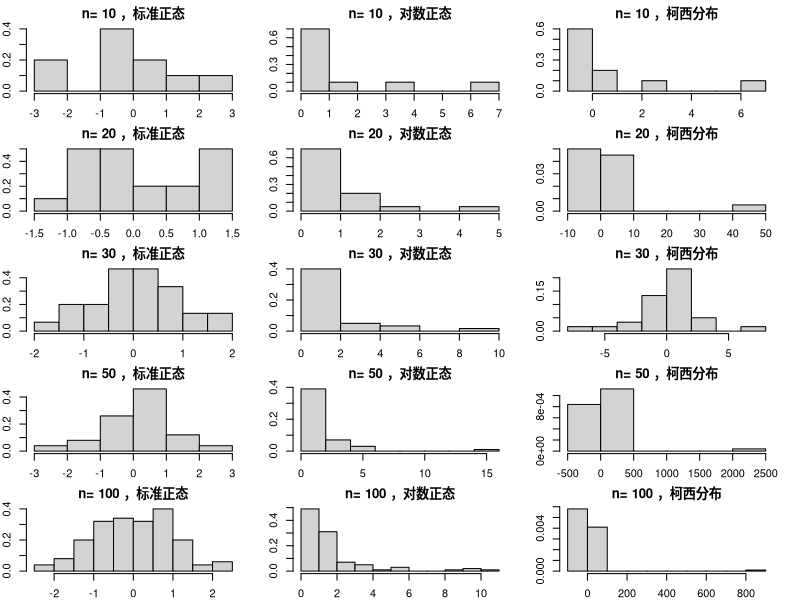
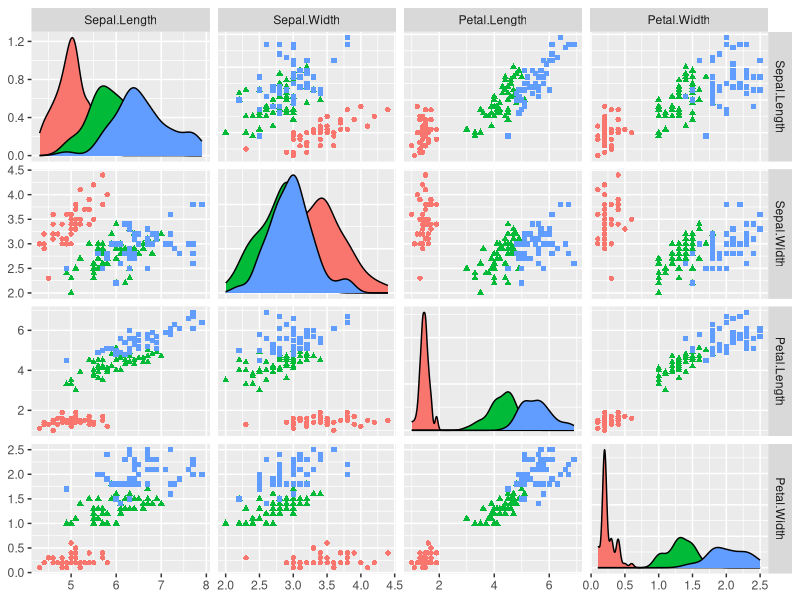

Reproduce these figures in R, in order.
## ---- chunk 1
library(tidyverse)
library(GGally)
set.seed(1024)
## ---- chunk 2
opar <- par(no.readonly = TRUE)
par(mfrow=c(5,3))
par(mar=rep(2,4)) #第一种
n=c(10, 20, 30, 50, 100)
for(i in seq_along(n))
{
  hist(rnorm(n[[i]]),freq = FALSE,main = paste("n=",n[[i]],"，标准正态"))
  hist(exp(rnorm(n[[i]])),freq = FALSE,main = paste("n=",n[[i]],"，对数正态"))
  hist(rcauchy(n[[i]]),freq = FALSE,main = paste("n=",n[[i]],"，柯西分布"))
}
par(opar)
## ---- chunk 3
iris %>% 
  ggpairs(aes(color=Species,shape=Species),
          columns = 1:4,
          upper = list(continuous = "points"))
